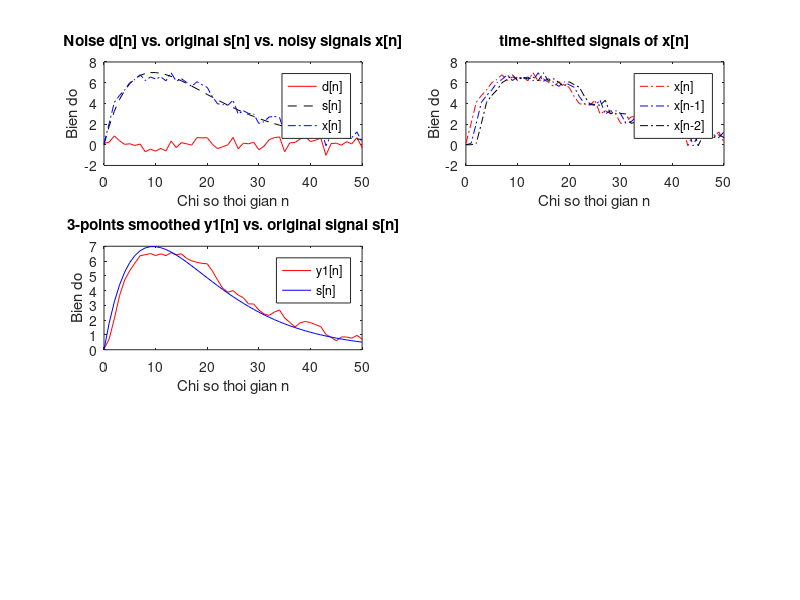
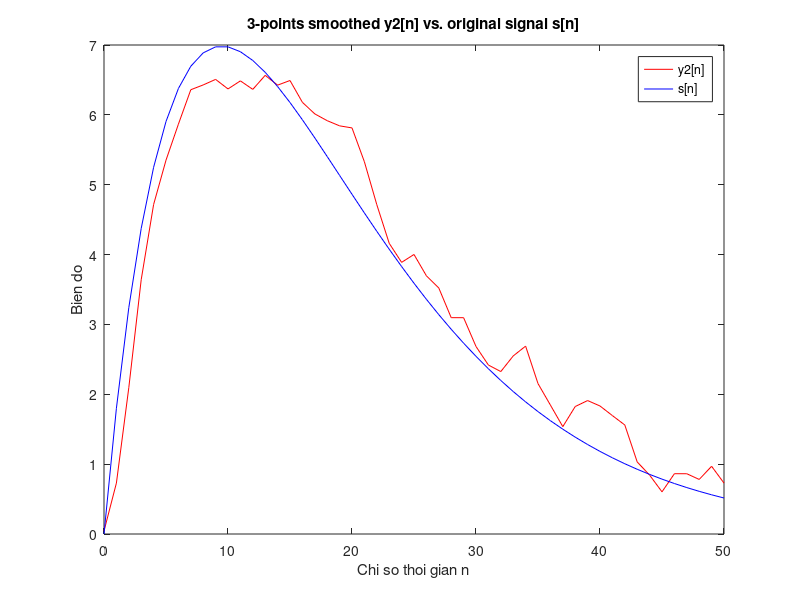
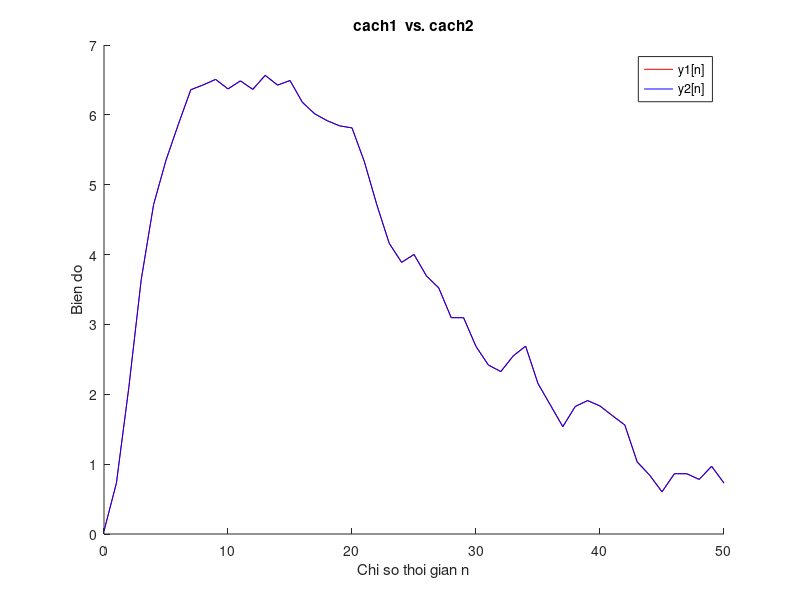
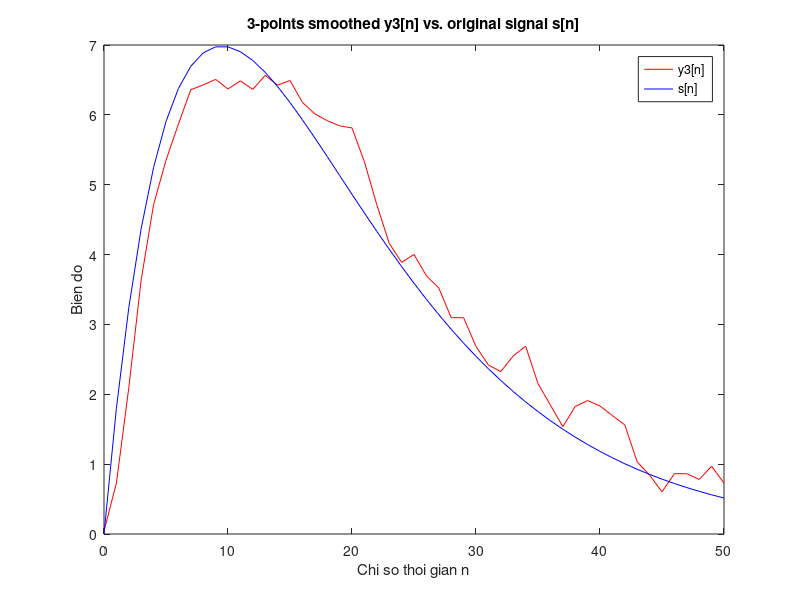

MATLAB code to generate these figures, in order:
% chuong trinh lam tron 1 tin hieu de khu nhieu 
% dung bo loc lay trung binh cong 3 diem (3-points moving-averaging filter)
% co PTSP: y[n] = 1/3(x[n]+x[n-1]+x[n-2])
% problem statement: co tin hieu bi lan voi nhieu x[n], di khoi phuc lai
% tin hieu goc s[n] (an trong x[n])
% ky vong KQ: y[n] cang giong s[n] cang tot

% sinh tin hieu bi lan voi nhieu cong (additive noise)
clear all;
clf;                            % clear figures
L = 51;                         % do dai tin hieu
n = 0:L-1;                      % bien thoi gian roi rac
d = 0.5*randn(1,L);             % sinh tin hieu Gausian noise d[n] (0.5 la bien do nhieu)
s = 2*n.*(0.9.^n);              % sinh tin hieu goc s[n] = 2n(0.9)^n
x = s + d;                      % tin hieu co nhieu x[n]=s[n]+d[n]

% problem: co tin hieu bi nhieu x[n], di khoi phuc lai tin hieu goc s[n]
figure(1)                    
hold on
subplot(3,2,1)                 
plot(n,d,'r-',n,s,'k--',n,x,'b-.'); % ve do thi d[n],s[n],x[n]
xlabel('Chi so thoi gian n');
ylabel('Bien do');
legend('d[n]','s[n]','x[n]');
title('Noise d[n] vs. original s[n] vs. noisy signals x[n]');

% cach 1: cai dat he thong bang cach dich thoi gian va tinh
% TBC cua 3 tin hieu
x3 = [0,0,x(1:L-2)]        % x3[n] = x[n-2]
x1 = [x]                  % x1[n] = x[n]
x2 = [0, x(1:L-1)]    % x2[n] = x[n-1]

subplot(3,2,2)
% ve do thi x[n-1],x[n],x[n+1]
plot(n,x1,'r-.',n,x2,'b-.',n,x3,'k-.');
xlabel('Chi so thoi gian n');
ylabel('Bien do');
legend('x[n]','x[n-1]','x[n-2]');
title('time-shifted signals of x[n]');

y1 = 1/3*(x1+x2+x3)     % lenh cai dat he thong
subplot(3,2,3)
% ve do thi y1[n] vs. s[n]
plot(n,y1(1:L),'r-',n,s(1:L),'b-');
xlabel('Chi so thoi gian n');
ylabel('Bien do');
legend('y1[n]','s[n]');
title('3-points smoothed y1[n] vs. original signal s[n]');

% cach 2: cai dat he thong bang cach dung ham tinh tong chap conv()
% ghep noi tiep he som 1 don vi va he lay TB cong nhan qua
h = 1/3 * ones(1,3);    % h[n] = [1/3, 1/3, 1/3]
y2 = conv(x1, h);         % y2[n] = x1[n] * h[n]
% ve do thi y2[n] vs. s[n]
figure(2)
plot(n,y2(1:L),'r-',n,s(1:L),'b-');
xlabel('Chi so thoi gian n');
ylabel('Bien do');
legend('y2[n]','s[n]');
title('3-points smoothed y2[n] vs. original signal s[n]');

% ve do thi xep chong y1[n] va y2[n] de test
figure(3)
hold on
plot(n,y1,'r-',n,y2(1:L),'b-');
xlabel('Chi so thoi gian n');
ylabel('Bien do');
legend('y1[n]','y2[n]');
title('cach1  vs. cach2');


% cach 3: dung vong lap (hieu n l? mot chi so mau nao do)
% PUT YOUR CODE HERE
N=3;
y3 = x; %khoi tao gia tri tin hieu y
frame = 1:N; % tao truc thoi gian tin hieu cua so co chieu dai N
    for k = 1:length(x) % k chay tu 1 den chieu dai cua tin hieu x
        for i = 1:N %i chay tu 1 den N
            if(k < N)
            %xet gia tri tin hieu cua so temp ben trai tin hieu x
                if(i < N-k+1 ) % i < phan tu giua cua frame
                    frame(i) = 0;
                else
                    frame(i) = x(k-N+i); % i > phan tu giua cua frame
                end
            else
                %xet tin hieu frame chay o giua x.
                    frame(i) = x(k-N+i);
            end
        end
     y3(k) = 1/3*sum(frame);
    end
figure(4)
plot(n,y3(1:L),'r-',n,s(1:L),'b-');
xlabel('Chi so thoi gian n');
ylabel('Bien do');
legend('y3[n]','s[n]');
title('3-points smoothed y3[n] vs. original signal s[n]');


% cach 4: dung filter
y4 = filter(h,1,x1);
figure(5)
plot(n,y4(1:L),'r-',n,s(1:L),'b-');
xlabel('Chi so thoi gian n');
ylabel('Bien do');
legend('y4[n]','s[n]');
title('3-points smoothed y4[n] vs. original signal s[n]');

% ve do thi xep chong y1[n] va y2[n] y3[n] y[4] de test
figure(6)
hold on
plot(n,y1(1:L),'r--',n,y2(1:L),'b-.',n,y3(1:L),'g-.',n,y4(1:L),'m-.');
xlabel('Chi so thoi gian n');
ylabel('Bien do');
legend('y1[n]','y2[n]','y3[n]','y4[n]');
title('So sanh 4 cach');


